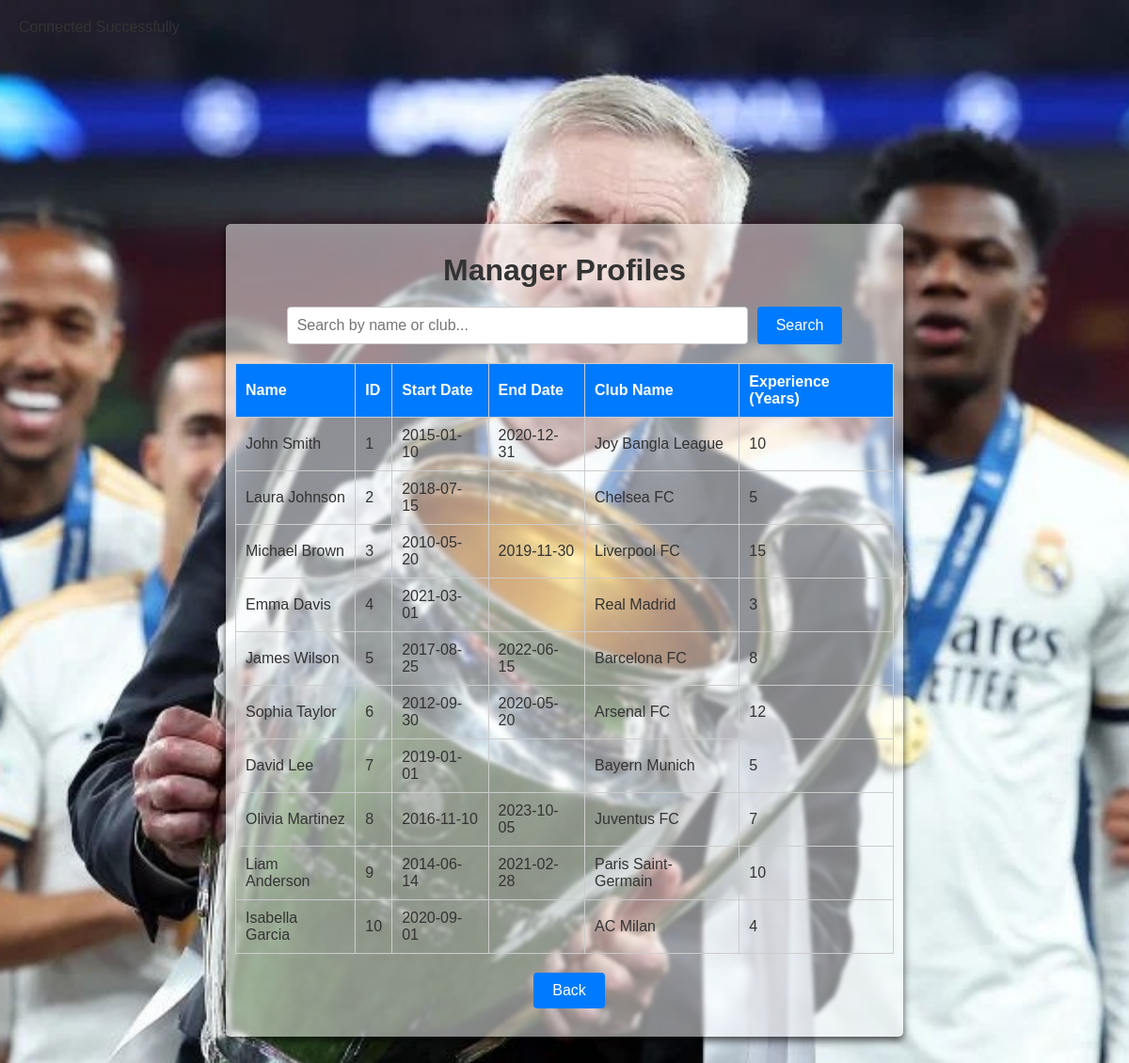
Screenshot of /project/dashboard/managers.php with the database file from the repository.
### tables this page shows
CREATE TABLE `managers` (
  `m_id` int(11) NOT NULL,
  `name` varchar(100) NOT NULL,
  `start_date` date NOT NULL,
  `end_date` date DEFAULT NULL,
  `club_name` varchar(100) NOT NULL,
  `experience` int(11) NOT NULL
);

### project/dashboard/managers.php (the view, shortened to what this page needs)
<?php
include '../connection/connection.php';
$search = "";
$managers = [];
if (isset($_POST['search']) && !empty($_POST['search'])) {
    $search = $_POST['search'];
    $search = $conn->real_escape_string($search);
    $sql = "SELECT * FROM managers WHERE
                name LIKE '%$search%' OR
                club_name LIKE '%$search%'";
} else {
    $sql = "SELECT * FROM managers";
}
$result = $conn->query($sql);
if ($result && $result->num_rows > 0) {
    while ($row = $result->fetch_assoc()) {
        $managers[] = $row;
    }
}
?>
<!DOCTYPE html>
<html lang="en">
<head>
</head>
<body>
    <div class="container">
        <h1>Manager Profiles</h1>
        <form method="POST" action="">
            <input type="text" name="search" placeholder="Search by name or club..." value="<?php echo htmlspecialchars($search); ?>">
            <button type="submit">Search</button>
        </form>
        <?php if (count($managers) > 0): ?>
            <table>
                <thead>
                    <tr>
                        <th>Name</th>
                        <th>ID</th>
                        <th>Start Date</th>
                        <th>End Date</th>
                        <th>Club Name</th>
                        <th>Experience (Years)</th>
                    </tr>
                </thead>
                <tbody>
                    <?php foreach ($managers as $manager): ?>
                        <tr>
                            <td><?php echo htmlspecialchars($manager['name']); ?></td>
                            <td><?php echo htmlspecialchars($manager['m_id']); ?></td>
                            <td><?php echo htmlspecialchars($manager['start_date']); ?></td>
                            <td><?php echo htmlspecialchars($manager['end_date']); ?></td>
                            <td><?php echo htmlspecialchars($manager['club_name']); ?></td>
                            <td><?php echo htmlspecialchars($manager['experience']); ?></td>
                        </tr>
                    <?php endforeach; ?>
                </tbody>
            </table>
        <?php else: ?>
            <p style="text-align: center;">No managers found.</p>
        <?php endif; ?>
        <div class="back-button">
            <form method="GET" action="dashboard.php">
                <button type="submit">Back</button>
            </form>
        </div>
    </div>
</body>
</html>

### project/dashboard/managers.php (style rules this page uses)
body { font-family: Arial, sans-serif; margin: 0; padding: 20px; background: url('maneger.jpg') no-repeat center center/cover; color: #333; }
.container { max-width: 700px; margin: 200px auto; padding: 10px; border-radius: 5px; box-shadow: 0 4px 8px rgba(0, 0, 0, 0.7); background: rgba(255, 255, 255, 0.5); backdrop-filter: blur(2px); }
h1 { text-align: center; margin-bottom: 20px; }
form { display: flex; justify-content: center; margin-bottom: 20px; }
input[type="text"] { width: 70%; padding: 10px; border: 1px solid #ccc; border-radius: 4px; font-size: 16px; }
button { padding: 10px 20px; border: none; background-color: #007BFF; color: white; font-size: 16px; border-radius: 4px; margin-left: 10px; cursor: pointer; }
.back-button { margin-top: 20px; display: flex; justify-content: center; }
table { width: 100%; border-collapse: collapse; margin-top: 20px; }
th, td { text-align: left; padding: 10px; border: 1px solid #ccc; }
th { background-color: #007BFF; color: white; }

### rows the page displays
managers: name "John Smith", m_id "1", start_date "2015-01-10", end_date "2020-12-31", club_name "Joy Bangla League", experience "10"
managers: name "Laura Johnson", m_id "2", start_date "2018-07-15", club_name "Chelsea FC", experience "5"
managers: name "Michael Brown", m_id "3", start_date "2010-05-20", end_date "2019-11-30", club_name "Liverpool FC", experience "15"
managers: name "Emma Davis", m_id "4", start_date "2021-03-01", club_name "Real Madrid", experience "3"
managers: name "James Wilson", m_id "5", start_date "2017-08-25", end_date "2022-06-15", club_name "Barcelona FC", experience "8"
managers: name "Sophia Taylor", m_id "6", start_date "2012-09-30", end_date "2020-05-20", club_name "Arsenal FC", experience "12"
managers: name "David Lee", m_id "7", start_date "2019-01-01", club_name "Bayern Munich", experience "5"
managers: name "Olivia Martinez", m_id "8", start_date "2016-11-10", end_date "2023-10-05", club_name "Juventus FC", experience "7"
managers: name "Liam Anderson", m_id "9", start_date "2014-06-14", end_date "2021-02-28", club_name "Paris Saint-Germain", experience "10"
managers: name "Isabella Garcia", m_id "10", start_date "2020-09-01", club_name "AC Milan", experience "4"
